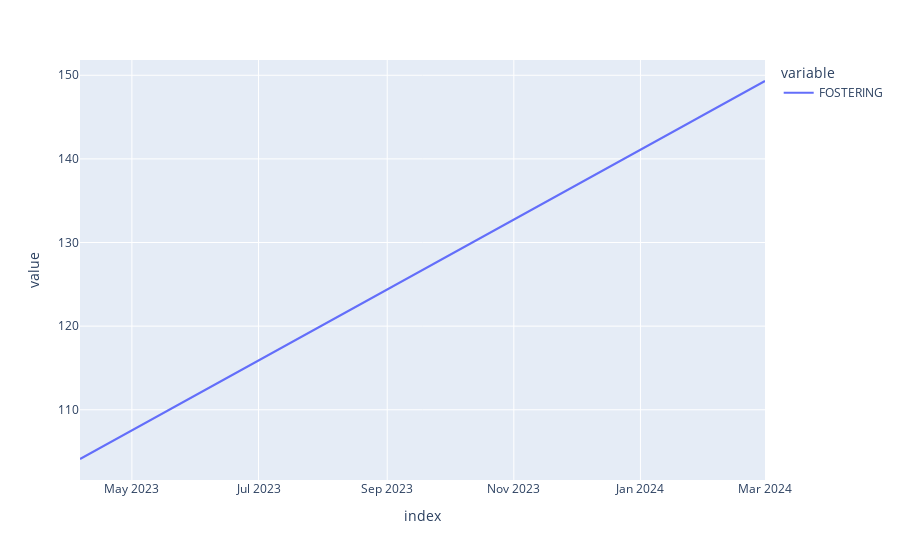

Here is the notebook cell this chart was saved with:
### Markdown cell above
And the same should approximately happen if we step forward monthly

### Code cell
predictor = ModelPredictor(population=stock, transition_numbers=daily_entrants)
forecast = predictor.predict(steps=12, step_days=30)
forecast.columns = pd.MultiIndex.from_tuples(forecast.columns)
forecast = forecast.fillna(0).groupby(level=1, axis=1).sum()

fig = forecast.plot()
fig.show()

### Figure 1 — Plotly figure (JSON) as saved in the notebook; plotly's stock layout.template omitted (floating-point values rounded to 4 significant figures)
{"data": [{"hovertemplate": "variable=FOSTERING<br>index=%{x}<br>value=%{y}<extra></extra>", "legendgroup": "FOSTERING", "line": {"color": "#636efa", "dash": "solid"}, "marker": {"symbol": "circle"}, "mode": "lines", "name": "FOSTERING", "orientation": "v", "showlegend": true, "type": "scatter", "x": ["2023-04-06", "2023-05-06", "2023-06-05", "2023-07-05", "2023-08-04", "2023-09-03", "2023-10-03", "2023-11-02", "2023-12-02", "2024-01-01", "2024-01-31", "2024-03-01"], "xaxis": "x", "y": [104.1, 108.2, 112.3, 116.4, 120.5, 124.7, 128.8, 132.9, 137.0, 141.1, 145.2, 149.3], "yaxis": "y"}], "layout": {"autosize": true, "legend": {"title": {"text": "variable"}, "tracegroupgap": 0}, "margin": {"t": 60}, "xaxis": {"anchor": "y", "autorange": true, "domain": [0, 1], "range": ["2023-04-06", "2024-03-01"], "title": {"text": "index"}, "type": "date"}, "yaxis": {"anchor": "x", "autorange": true, "domain": [0, 1], "range": [101.6, 151.8], "title": {"text": "value"}, "type": "linear"}}}
